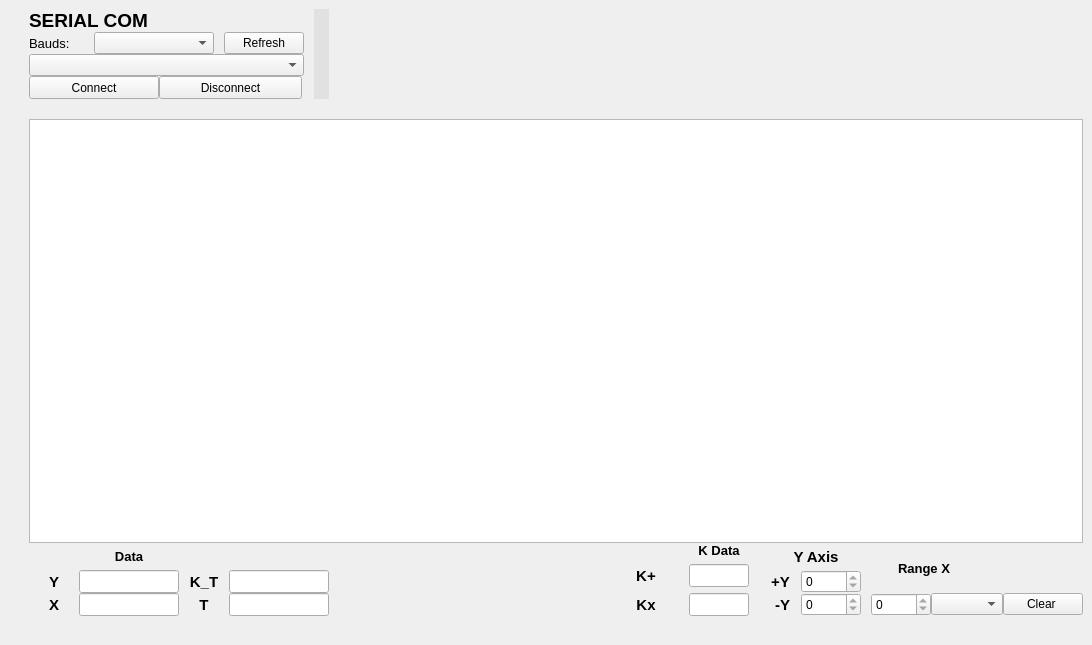
<?xml version="1.0" encoding="UTF-8"?>
<ui version="4.0">
 <class>MainWindow</class>
 <widget class="QMainWindow" name="MainWindow">
  <property name="geometry">
   <rect>
    <x>0</x>
    <y>0</y>
    <width>1092</width>
    <height>645</height>
   </rect>
  </property>
  <property name="windowTitle">
   <string>SME - SerialPlot</string>
  </property>
  <property name="windowIcon">
   <iconset>
    <normaloff>SME-trans.png</normaloff>SME-trans.png</iconset>
  </property>
  <widget class="QWidget" name="centralwidget">
   <layout class="QGridLayout" name="gridLayout_9">
    <item row="0" column="0">
     <layout class="QGridLayout" name="gridLayout_8">
      <property name="spacing">
       <number>0</number>
      </property>
      <item row="3" column="1">
       <layout class="QGridLayout" name="gridLayout_5">
        <item row="1" column="2">
         <widget class="QLabel" name="label_15">
          <property name="minimumSize">
           <size>
            <width>50</width>
            <height>0</height>
           </size>
          </property>
          <property name="maximumSize">
           <size>
            <width>50</width>
            <height>16777215</height>
           </size>
          </property>
          <property name="font">
           <font>
            <pointsize>11</pointsize>
            <weight>75</weight>
            <bold>true</bold>
           </font>
          </property>
          <property name="text">
           <string>K_T</string>
          </property>
          <property name="alignment">
           <set>Qt::AlignCenter</set>
          </property>
         </widget>
        </item>
        <item row="2" column="2">
         <widget class="QLabel" name="label_14">
          <property name="minimumSize">
           <size>
            <width>50</width>
            <height>0</height>
           </size>
          </property>
          <property name="maximumSize">
           <size>
            <width>50</width>
            <height>16777215</height>
           </size>
          </property>
          <property name="font">
           <font>
            <pointsize>11</pointsize>
            <weight>75</weight>
            <bold>true</bold>
           </font>
          </property>
          <property name="text">
           <string>T</string>
          </property>
          <property name="alignment">
           <set>Qt::AlignCenter</set>
          </property>
         </widget>
        </item>
        <item row="2" column="1">
         <widget class="QLineEdit" name="TL_label_x">
          <property name="minimumSize">
           <size>
            <width>100</width>
            <height>0</height>
           </size>
          </property>
          <property name="maximumSize">
           <size>
            <width>100</width>
            <height>16777215</height>
           </size>
          </property>
          <property name="font">
           <font>
            <pointsize>10</pointsize>
            <weight>50</weight>
            <bold>false</bold>
           </font>
          </property>
          <property name="text">
           <string/>
          </property>
          <property name="alignment">
           <set>Qt::AlignCenter</set>
          </property>
         </widget>
        </item>
        <item row="1" column="1">
         <widget class="QLineEdit" name="TL_label_y">
          <property name="minimumSize">
           <size>
            <width>100</width>
            <height>0</height>
           </size>
          </property>
          <property name="maximumSize">
           <size>
            <width>100</width>
            <height>16777215</height>
           </size>
          </property>
          <property name="font">
           <font>
            <pointsize>10</pointsize>
            <weight>50</weight>
            <bold>false</bold>
           </font>
          </property>
          <property name="text">
           <string/>
          </property>
          <property name="alignment">
           <set>Qt::AlignCenter</set>
          </property>
         </widget>
        </item>
        <item row="0" column="1">
         <widget class="QLabel" name="label_13">
          <property name="font">
           <font>
            <pointsize>10</pointsize>
            <weight>75</weight>
            <bold>true</bold>
           </font>
          </property>
          <property name="text">
           <string>Data</string>
          </property>
          <property name="alignment">
           <set>Qt::AlignCenter</set>
          </property>
         </widget>
        </item>
        <item row="1" column="0">
         <widget class="QLabel" name="label_9">
          <property name="minimumSize">
           <size>
            <width>50</width>
            <height>0</height>
           </size>
          </property>
          <property name="maximumSize">
           <size>
            <width>50</width>
            <height>16777215</height>
           </size>
          </property>
          <property name="font">
           <font>
            <pointsize>11</pointsize>
            <weight>75</weight>
            <bold>true</bold>
           </font>
          </property>
          <property name="text">
           <string>Y</string>
          </property>
          <property name="alignment">
           <set>Qt::AlignCenter</set>
          </property>
         </widget>
        </item>
        <item row="2" column="3">
         <widget class="QLineEdit" name="TL_label_time">
          <property name="minimumSize">
           <size>
            <width>100</width>
            <height>0</height>
           </size>
          </property>
          <property name="maximumSize">
           <size>
            <width>100</width>
            <height>16777215</height>
           </size>
          </property>
          <property name="font">
           <font>
            <pointsize>10</pointsize>
            <weight>50</weight>
            <bold>false</bold>
           </font>
          </property>
          <property name="text">
           <string/>
          </property>
          <property name="alignment">
           <set>Qt::AlignCenter</set>
          </property>
         </widget>
        </item>
        <item row="2" column="0">
         <widget class="QLabel" name="label_8">
          <property name="minimumSize">
           <size>
            <width>50</width>
            <height>0</height>
           </size>
          </property>
          <property name="maximumSize">
           <size>
            <width>50</width>
            <height>16777215</height>
           </size>
          </property>
          <property name="font">
           <font>
            <pointsize>11</pointsize>
            <weight>75</weight>
            <bold>true</bold>
           </font>
          </property>
          <property name="text">
           <string>X</string>
          </property>
          <property name="alignment">
           <set>Qt::AlignCenter</set>
          </property>
         </widget>
        </item>
        <item row="1" column="3">
         <widget class="QLineEdit" name="TL_factor_time">
          <property name="minimumSize">
           <size>
            <width>100</width>
            <height>0</height>
           </size>
          </property>
          <property name="maximumSize">
           <size>
            <width>100</width>
            <height>16777215</height>
           </size>
          </property>
          <property name="font">
           <font>
            <pointsize>10</pointsize>
            <weight>50</weight>
            <bold>false</bold>
           </font>
          </property>
          <property name="text">
           <string/>
          </property>
          <property name="alignment">
           <set>Qt::AlignCenter</set>
          </property>
         </widget>
        </item>
       </layout>
      </item>
      <item row="0" column="1">
       <layout class="QGridLayout" name="gridLayout_7">
        <item row="0" column="2">
         <widget class="QFrame" name="Indicador">
          <property name="minimumSize">
           <size>
            <width>15</width>
            <height>0</height>
           </size>
          </property>
          <property name="maximumSize">
           <size>
            <width>15</width>
            <height>16777215</height>
           </size>
          </property>
          <property name="styleSheet">
           <string notr="true">border-radius:130px;
background-color:rgb(225, 225, 225);
</string>
          </property>
          <property name="frameShape">
           <enum>QFrame::StyledPanel</enum>
          </property>
          <property name="frameShadow">
           <enum>QFrame::Raised</enum>
          </property>
         </widget>
        </item>
        <item row="0" column="1">
         <spacer name="horizontalSpacer_7">
          <property name="orientation">
           <enum>Qt::Horizontal</enum>
          </property>
          <property name="sizeType">
           <enum>QSizePolicy::Fixed</enum>
          </property>
          <property name="sizeHint" stdset="0">
           <size>
            <width>10</width>
            <height>20</height>
           </size>
          </property>
         </spacer>
        </item>
        <item row="0" column="0">
         <layout class="QGridLayout" name="gridLayout_6">
          <item row="2" column="0" colspan="4">
           <widget class="QComboBox" name="ComboBox_PortSerial">
            <property name="maximumSize">
             <size>
              <width>280</width>
              <height>16777215</height>
             </size>
            </property>
           </widget>
          </item>
          <item row="1" column="0">
           <widget class="QLabel" name="label_7">
            <property name="font">
             <font>
              <pointsize>10</pointsize>
              <weight>50</weight>
              <bold>false</bold>
             </font>
            </property>
            <property name="text">
             <string>Bauds:</string>
            </property>
           </widget>
          </item>
          <item row="1" column="1" colspan="2">
           <widget class="QComboBox" name="ComboBox_Baud">
            <property name="minimumSize">
             <size>
              <width>120</width>
              <height>0</height>
             </size>
            </property>
            <property name="maximumSize">
             <size>
              <width>120</width>
              <height>16777215</height>
             </size>
            </property>
           </widget>
          </item>
          <item row="3" column="0" colspan="2">
           <widget class="QPushButton" name="BT_Connect">
            <property name="minimumSize">
             <size>
              <width>130</width>
              <height>23</height>
             </size>
            </property>
            <property name="text">
             <string>Connect</string>
            </property>
           </widget>
          </item>
          <item row="0" column="0" colspan="3">
           <widget class="QLabel" name="label_2">
            <property name="font">
             <font>
              <pointsize>14</pointsize>
              <weight>75</weight>
              <bold>true</bold>
             </font>
            </property>
            <property name="text">
             <string>SERIAL COM</string>
            </property>
           </widget>
          </item>
          <item row="3" column="2" colspan="2">
           <widget class="QPushButton" name="BT_Disconnect">
            <property name="minimumSize">
             <size>
              <width>143</width>
              <height>23</height>
             </size>
            </property>
            <property name="maximumSize">
             <size>
              <width>143</width>
              <height>23</height>
             </size>
            </property>
            <property name="text">
             <string>Disconnect</string>
            </property>
           </widget>
          </item>
          <item row="1" column="3">
           <widget class="QPushButton" name="BT_Refresh">
            <property name="text">
             <string>Refresh</string>
            </property>
           </widget>
          </item>
         </layout>
        </item>
       </layout>
      </item>
      <item row="3" column="2" colspan="2">
       <spacer name="horizontalSpacer_6">
        <property name="orientation">
         <enum>Qt::Horizontal</enum>
        </property>
        <property name="sizeType">
         <enum>QSizePolicy::Minimum</enum>
        </property>
        <property name="sizeHint" stdset="0">
         <size>
          <width>40</width>
          <height>20</height>
         </size>
        </property>
       </spacer>
      </item>
      <item row="3" column="4" colspan="2">
       <layout class="QGridLayout" name="gridLayout_4">
        <property name="spacing">
         <number>6</number>
        </property>
        <item row="3" column="2">
         <widget class="QLineEdit" name="TL_factor_multiplier">
          <property name="sizePolicy">
           <sizepolicy hsizetype="Minimum" vsizetype="Fixed">
            <horstretch>0</horstretch>
            <verstretch>0</verstretch>
           </sizepolicy>
          </property>
          <property name="minimumSize">
           <size>
            <width>60</width>
            <height>0</height>
           </size>
          </property>
          <property name="maximumSize">
           <size>
            <width>60</width>
            <height>16777215</height>
           </size>
          </property>
          <property name="font">
           <font>
            <pointsize>10</pointsize>
            <weight>50</weight>
            <bold>false</bold>
           </font>
          </property>
          <property name="text">
           <string/>
          </property>
          <property name="alignment">
           <set>Qt::AlignCenter</set>
          </property>
         </widget>
        </item>
        <item row="2" column="2">
         <widget class="QLineEdit" name="TL_factor_sum">
          <property name="sizePolicy">
           <sizepolicy hsizetype="Minimum" vsizetype="Fixed">
            <horstretch>0</horstretch>
            <verstretch>0</verstretch>
           </sizepolicy>
          </property>
          <property name="minimumSize">
           <size>
            <width>60</width>
            <height>0</height>
           </size>
          </property>
          <property name="maximumSize">
           <size>
            <width>60</width>
            <height>16777215</height>
           </size>
          </property>
          <property name="font">
           <font>
            <pointsize>10</pointsize>
            <weight>50</weight>
            <bold>false</bold>
           </font>
          </property>
          <property name="text">
           <string/>
          </property>
          <property name="alignment">
           <set>Qt::AlignCenter</set>
          </property>
         </widget>
        </item>
        <item row="3" column="1">
         <widget class="QLabel" name="label_12">
          <property name="sizePolicy">
           <sizepolicy hsizetype="Fixed" vsizetype="Preferred">
            <horstretch>0</horstretch>
            <verstretch>0</verstretch>
           </sizepolicy>
          </property>
          <property name="minimumSize">
           <size>
            <width>50</width>
            <height>0</height>
           </size>
          </property>
          <property name="maximumSize">
           <size>
            <width>50</width>
            <height>16777215</height>
           </size>
          </property>
          <property name="font">
           <font>
            <pointsize>11</pointsize>
            <weight>75</weight>
            <bold>true</bold>
           </font>
          </property>
          <property name="text">
           <string>Kx</string>
          </property>
          <property name="alignment">
           <set>Qt::AlignCenter</set>
          </property>
         </widget>
        </item>
        <item row="2" column="1">
         <widget class="QLabel" name="label_11">
          <property name="sizePolicy">
           <sizepolicy hsizetype="Fixed" vsizetype="Preferred">
            <horstretch>0</horstretch>
            <verstretch>0</verstretch>
           </sizepolicy>
          </property>
          <property name="minimumSize">
           <size>
            <width>50</width>
            <height>0</height>
           </size>
          </property>
          <property name="maximumSize">
           <size>
            <width>50</width>
            <height>16777215</height>
           </size>
          </property>
          <property name="font">
           <font>
            <pointsize>11</pointsize>
            <weight>75</weight>
            <bold>true</bold>
           </font>
          </property>
          <property name="text">
           <string>K+</string>
          </property>
          <property name="alignment">
           <set>Qt::AlignCenter</set>
          </property>
         </widget>
        </item>
        <item row="1" column="2">
         <widget class="QLabel" name="label_10">
          <property name="font">
           <font>
            <pointsize>10</pointsize>
            <weight>75</weight>
            <bold>true</bold>
           </font>
          </property>
          <property name="text">
           <string>K Data</string>
          </property>
          <property name="alignment">
           <set>Qt::AlignCenter</set>
          </property>
         </widget>
        </item>
        <item row="2" column="0">
         <spacer name="horizontalSpacer_8">
          <property name="orientation">
           <enum>Qt::Horizontal</enum>
          </property>
          <property name="sizeType">
           <enum>QSizePolicy::Fixed</enum>
          </property>
          <property name="sizeHint" stdset="0">
           <size>
            <width>10</width>
            <height>20</height>
           </size>
          </property>
         </spacer>
        </item>
       </layout>
      </item>
      <item row="3" column="7">
       <layout class="QGridLayout" name="gridLayout_3">
        <item row="0" column="2">
         <widget class="QLabel" name="label_17">
          <property name="font">
           <font>
            <pointsize>10</pointsize>
            <weight>75</weight>
            <bold>true</bold>
           </font>
          </property>
          <property name="text">
           <string/>
          </property>
          <property name="alignment">
           <set>Qt::AlignCenter</set>
          </property>
         </widget>
        </item>
        <item row="1" column="1" colspan="2">
         <layout class="QHBoxLayout" name="horizontalLayout">
          <item>
           <widget class="QSpinBox" name="spinBox_range_xvalue">
            <property name="minimumSize">
             <size>
              <width>60</width>
              <height>0</height>
             </size>
            </property>
            <property name="maximumSize">
             <size>
              <width>60</width>
              <height>16777215</height>
             </size>
            </property>
            <property name="maximum">
             <number>0</number>
            </property>
           </widget>
          </item>
          <item>
           <widget class="QComboBox" name="ComboBox_rangetype"/>
          </item>
          <item>
           <widget class="QPushButton" name="BT_Clear">
            <property name="text">
             <string>Clear </string>
            </property>
           </widget>
          </item>
         </layout>
        </item>
        <item row="0" column="1">
         <widget class="QLabel" name="label_16">
          <property name="font">
           <font>
            <pointsize>10</pointsize>
            <weight>75</weight>
            <bold>true</bold>
           </font>
          </property>
          <property name="text">
           <string>Range X</string>
          </property>
          <property name="alignment">
           <set>Qt::AlignCenter</set>
          </property>
         </widget>
        </item>
       </layout>
      </item>
      <item row="3" column="6">
       <layout class="QGridLayout" name="gridLayout_2">
        <item row="1" column="1">
         <layout class="QGridLayout" name="gridLayout">
          <property name="spacing">
           <number>0</number>
          </property>
          <item row="1" column="1">
           <widget class="QSpinBox" name="spinBox_limit_py">
            <property name="minimumSize">
             <size>
              <width>60</width>
              <height>0</height>
             </size>
            </property>
            <property name="maximumSize">
             <size>
              <width>60</width>
              <height>16777215</height>
             </size>
            </property>
            <property name="minimum">
             <number>0</number>
            </property>
            <property name="maximum">
             <number>0</number>
            </property>
            <property name="value">
             <number>0</number>
            </property>
           </widget>
          </item>
          <item row="1" column="0" rowspan="2">
           <layout class="QVBoxLayout" name="verticalLayout">
            <item>
             <widget class="QLabel" name="label_3">
              <property name="minimumSize">
               <size>
                <width>30</width>
                <height>0</height>
               </size>
              </property>
              <property name="maximumSize">
               <size>
                <width>50</width>
                <height>16777215</height>
               </size>
              </property>
              <property name="font">
               <font>
                <pointsize>11</pointsize>
                <weight>75</weight>
                <bold>true</bold>
               </font>
              </property>
              <property name="text">
               <string>+Y</string>
              </property>
             </widget>
            </item>
            <item>
             <widget class="QLabel" name="label_4">
              <property name="minimumSize">
               <size>
                <width>30</width>
                <height>0</height>
               </size>
              </property>
              <property name="maximumSize">
               <size>
                <width>30</width>
                <height>16777215</height>
               </size>
              </property>
              <property name="font">
               <font>
                <pointsize>11</pointsize>
                <weight>75</weight>
                <bold>true</bold>
               </font>
              </property>
              <property name="text">
               <string> -Y</string>
              </property>
             </widget>
            </item>
           </layout>
          </item>
          <item row="2" column="1">
           <widget class="QSpinBox" name="spinBox_limit_ny">
            <property name="minimumSize">
             <size>
              <width>60</width>
              <height>0</height>
             </size>
            </property>
            <property name="maximumSize">
             <size>
              <width>60</width>
              <height>16777215</height>
             </size>
            </property>
            <property name="minimum">
             <number>0</number>
            </property>
            <property name="maximum">
             <number>0</number>
            </property>
            <property name="singleStep">
             <number>1</number>
            </property>
           </widget>
          </item>
          <item row="0" column="0" colspan="2">
           <widget class="QLabel" name="label_6">
            <property name="font">
             <font>
              <pointsize>11</pointsize>
              <weight>75</weight>
              <bold>true</bold>
             </font>
            </property>
            <property name="text">
             <string>Y Axis</string>
            </property>
            <property name="alignment">
             <set>Qt::AlignCenter</set>
            </property>
           </widget>
          </item>
         </layout>
        </item>
        <item row="1" column="2">
         <spacer name="horizontalSpacer_5">
          <property name="orientation">
           <enum>Qt::Horizontal</enum>
          </property>
          <property name="sizeType">
           <enum>QSizePolicy::Fixed</enum>
          </property>
          <property name="sizeHint" stdset="0">
           <size>
            <width>10</width>
            <height>20</height>
           </size>
          </property>
         </spacer>
        </item>
        <item row="1" column="0">
         <spacer name="horizontalSpacer_4">
          <property name="orientation">
           <enum>Qt::Horizontal</enum>
          </property>
          <property name="sizeType">
           <enum>QSizePolicy::Fixed</enum>
          </property>
          <property name="sizeHint" stdset="0">
           <size>
            <width>10</width>
            <height>20</height>
           </size>
          </property>
         </spacer>
        </item>
       </layout>
      </item>
      <item row="0" column="2">
       <spacer name="horizontalSpacer_2">
        <property name="orientation">
         <enum>Qt::Horizontal</enum>
        </property>
        <property name="sizeType">
         <enum>QSizePolicy::Minimum</enum>
        </property>
        <property name="sizeHint" stdset="0">
         <size>
          <width>250</width>
          <height>20</height>
         </size>
        </property>
       </spacer>
      </item>
      <item row="0" column="3">
       <widget class="QLabel" name="label">
        <property name="enabled">
         <bool>true</bool>
        </property>
        <property name="maximumSize">
         <size>
          <width>160</width>
          <height>90</height>
         </size>
        </property>
        <property name="text">
         <string/>
        </property>
        <property name="pixmap">
         <pixmap>SME-trans.png</pixmap>
        </property>
        <property name="scaledContents">
         <bool>true</bool>
        </property>
        <property name="alignment">
         <set>Qt::AlignCenter</set>
        </property>
        <property name="wordWrap">
         <bool>false</bool>
        </property>
       </widget>
      </item>
      <item row="4" column="1" colspan="7">
       <spacer name="horizontalSpacer">
        <property name="orientation">
         <enum>Qt::Horizontal</enum>
        </property>
        <property name="sizeHint" stdset="0">
         <size>
          <width>40</width>
          <height>20</height>
         </size>
        </property>
       </spacer>
      </item>
      <item row="2" column="0">
       <spacer name="verticalSpacer">
        <property name="orientation">
         <enum>Qt::Vertical</enum>
        </property>
        <property name="sizeHint" stdset="0">
         <size>
          <width>20</width>
          <height>10</height>
         </size>
        </property>
       </spacer>
      </item>
      <item row="2" column="1" colspan="7">
       <widget class="PlotWidget" name="graphicsView">
        <property name="minimumSize">
         <size>
          <width>800</width>
          <height>400</height>
         </size>
        </property>
       </widget>
      </item>
      <item row="0" column="4" colspan="4">
       <spacer name="horizontalSpacer_3">
        <property name="orientation">
         <enum>Qt::Horizontal</enum>
        </property>
        <property name="sizeHint" stdset="0">
         <size>
          <width>500</width>
          <height>20</height>
         </size>
        </property>
       </spacer>
      </item>
      <item row="1" column="3">
       <spacer name="verticalSpacer_2">
        <property name="orientation">
         <enum>Qt::Vertical</enum>
        </property>
        <property name="sizeType">
         <enum>QSizePolicy::Minimum</enum>
        </property>
        <property name="sizeHint" stdset="0">
         <size>
          <width>20</width>
          <height>20</height>
         </size>
        </property>
       </spacer>
      </item>
     </layout>
    </item>
   </layout>
  </widget>
 </widget>
 <customwidgets>
  <customwidget>
   <class>PlotWidget</class>
   <extends>QGraphicsView</extends>
   <header>pyqtgraph</header>
  </customwidget>
 </customwidgets>
 <resources/>
 <connections/>
</ui>
